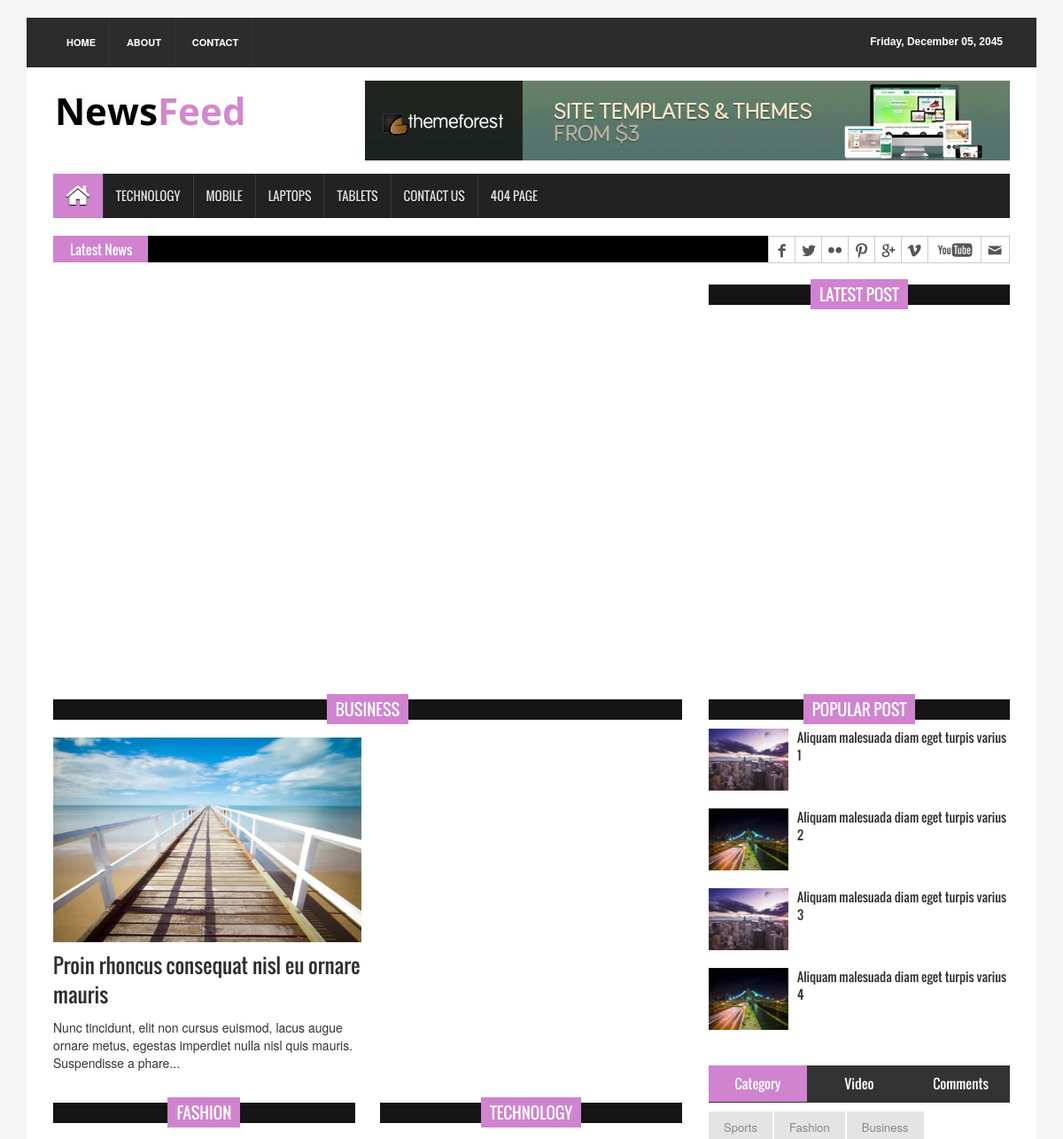
Before: /news/ (upper part) with the older database file.
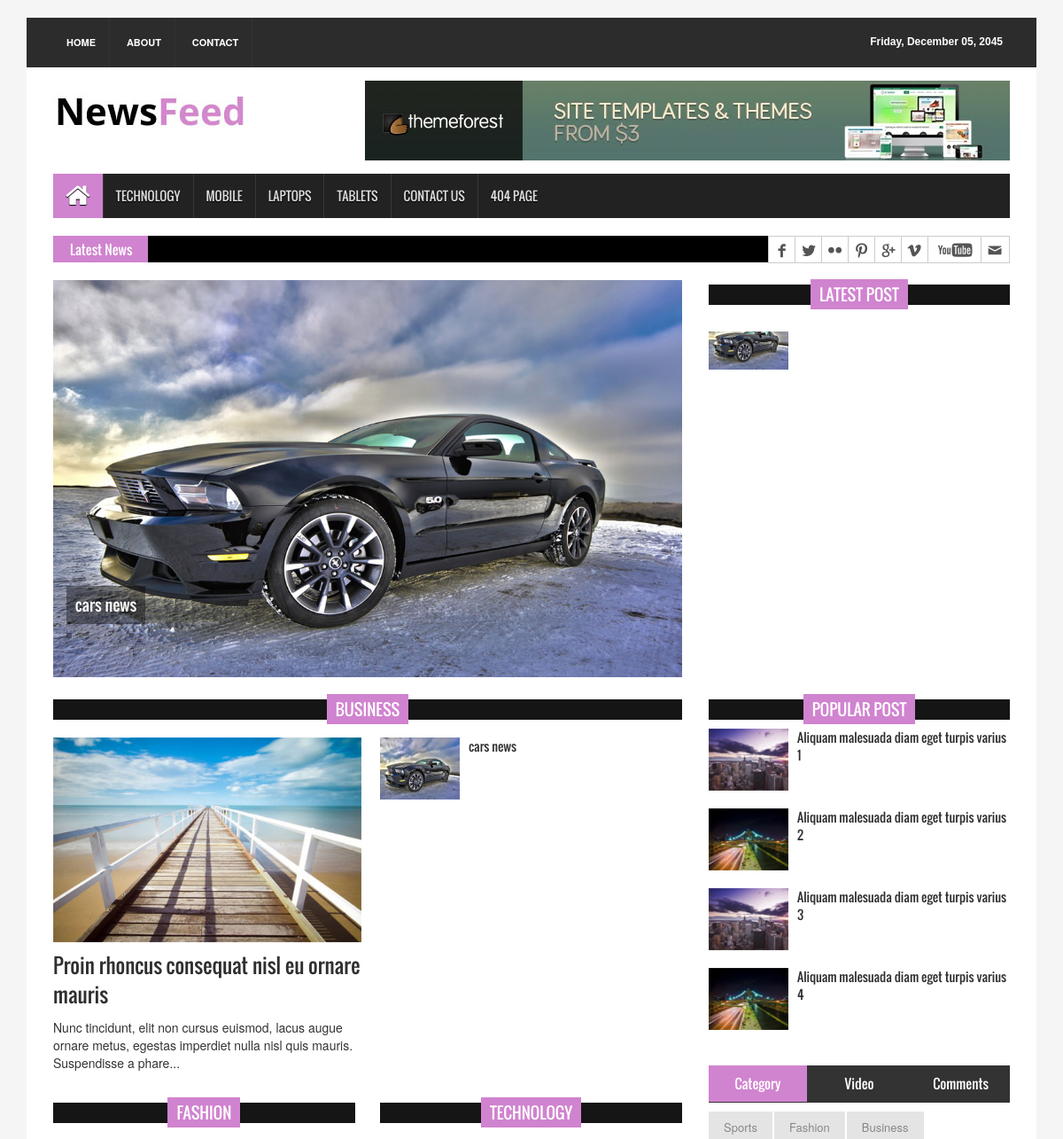
After: the same page with the newer database file.
### app/models.py (models this page shows, shortened)
class NewsModel(models.Model):
    title = models.CharField(max_length=2000)
    text = models.TextField()
    images = models.ImageField()

### app/views.py (the view)
# urls.py: path('news/', NewListView.as_view(), name='index'),
class NewListView(ListView):
    model = NewsModel
    template_name = 'index.html'

### templates/index.html (shortened to what this page needs)
{% load static %}
<!DOCTYPE html>
<html>
<head>
<link rel="stylesheet" type="text/css" href="{% static 'assets/css/bootstrap.min.css' %}">
<link rel="stylesheet" type="text/css" href="{% static 'assets/css/font-awesome.min.css' %}">
<link rel="stylesheet" type="text/css" href="{% static 'assets/css/animate.css' %}">
<link rel="stylesheet" type="text/css" href="{% static 'assets/css/font.css' %}">
<link rel="stylesheet" type="text/css" href="{% static 'assets/css/li-scroller.css' %}">
<link rel="stylesheet" type="text/css" href="{% static 'assets/css/slick.css' %}">
<link rel="stylesheet" type="text/css" href="{% static 'assets/css/jquery.fancybox.css' %}">
<link rel="stylesheet" type="text/css" href="{% static 'assets/css/theme.css' %}">
<link rel="stylesheet" type="text/css" href="{% static 'assets/css/style.css' %}">
</head>
<body>
<div class="container">
  <header id="header">
    <div class="row">
      <div class="col-lg-12 col-md-12 col-sm-12">
        <div class="header_top">
          <div class="header_top_left">
            <ul class="top_nav">
              <li><a href="index.html">Home</a></li>
              <li><a href="#">About</a></li>
              <li><a href="pages/contact.html">Contact</a></li>
            </ul>
          </div>
          <div class="header_top_right">
            <p>Friday, December 05, 2045</p>
          </div>
        </div>
      </div>
      <div class="col-lg-12 col-md-12 col-sm-12">
        <div class="header_bottom">
          <div class="logo_area"><a href="index.html" class="logo"><img src="{% static 'images/logo.jpg' %}" alt=""></a></div>
          <div class="add_banner"><a href="#"><img src="{% static 'images/addbanner_728x90_V1.jpg' %}" alt=""></a></div>
        </div>
      </div>
    </div>
  </header>
  <section id="navArea">
    <nav class="navbar navbar-inverse" role="navigation">
      <div id="navbar" class="navbar-collapse collapse">
        <ul class="nav navbar-nav main_nav">
          <li class="active"><a href="index.html"><span class="fa fa-home desktop-home"></span><span class="mobile-show">Home</span></a></li>
          <li><a href="#">Technology</a></li>
          <li class="dropdown"> <a href="#" class="dropdown-toggle" data-toggle="dropdown" role="button" aria-expanded="false">Mobile</a>
          </li>
          <li><a href="#">Laptops</a></li>
          <li><a href="#">Tablets</a></li>
          <li><a href="pages/contact.html">Contact Us</a></li>
          <li><a href="pages/404.html">404 Page</a></li>
        </ul>
      </div>
    </nav>
  </section>
  <section id="newsSection">
    <div class="row">
      <div class="col-lg-12 col-md-12">
        <div class="latest_newsarea"> <span>Latest News</span>
          <ul id="ticker01" class="news_sticker">
            {% for i in object_list %}
            <li><a href="#"><img src="{{ i.images.url }}" alt="">{{ i.title }}</a></li>
            {% endfor %}
          </ul>
          <div class="social_area">
            <ul class="social_nav">
              <li class="facebook"><a href="#"></a></li>
              <li class="twitter"><a href="#"></a></li>
              <li class="flickr"><a href="#"></a></li>
              <li class="pinterest"><a href="#"></a></li>
              <li class="googleplus"><a href="#"></a></li>
              <li class="vimeo"><a href="#"></a></li>
              <li class="youtube"><a href="#"></a></li>
              <li class="mail"><a href="#"></a></li>
            </ul>
          </div>
        </div>
      </div>
    </div>
  </section>
  <section id="sliderSection">
    <div class="row">
      <div class="col-lg-8 col-md-8 col-sm-8">
        <div class="slick_slider">
          {% for i in object_list %}
          <div class="single_iteam"> <a href="pages/single_page.html"> <img src="{{ i.images.url }}" alt=""></a>
            <div class="slider_article">
              <h2><a class="slider_tittle" href="pages/single_page.html">{{ i.title }}</a></h2>
              <p>{{ i.text }}</p>
            </div>
          </div>
          {% endfor %}
        </div>
      </div>
      <div class="col-lg-4 col-md-4 col-sm-4">
        <div class="latest_post">
          <h2><span>Latest post</span></h2>
          <div class="latest_post_container">
            <ul class="latest_postnav">
              {% for i in object_list %}
              <li>
                <div class="media"> <a href="pages/single_page.html" class="media-left"> <img alt="" src="{{ i.images.url }}"> </a>
                  <div class="media-body"> <a href="pages/single_page.html" class="catg_title"> {{ i.title }}</a> </div>
                </div>
              </li>
              {% endfor %}
            </ul>
          </div>
        </div>
      </div>
    </div>
  </section>
  <section id="contentSection">
    <div class="row">
      <div class="col-lg-8 col-md-8 col-sm-8">
        <div class="left_content">
          <div class="single_post_content">
            <h2><span>Business</span></h2>
            <div class="single_post_content_left">
              <ul class="business_catgnav  wow fadeInDown">
                <li>
                  <figure class="bsbig_fig"> <a href="pages/single_page.html" class="featured_img"> <img alt="" src="{% static 'images/featured_img1.jpg' %}"> <span class="overlay"></span> </a>
                    <figcaption> <a href="pages/single_page.html">Proin rhoncus consequat nisl eu ornare mauris</a> </figcaption>
                    <p>Nunc tincidunt, elit non cursus euismod, lacus augue ornare metus, egestas imperdiet nulla nisl quis mauris. Suspendisse a phare...</p>
                  </figure>
                </li>
              </ul>
            </div>
            <div class="single_post_content_right">
              <ul class="spost_nav">
                {% for i in object_list %}
                <li>
                  <div class="media wow fadeInDown"> <a href="pages/single_page.html" class="media-left"> <img alt="" src="{{ i.images.url }}"> </a>
                    <div class="media-body"> <a href="pages/single_page.html" class="catg_title"> {{ i.title }}</a> </div>
                  </div>
                </li>
                {% endfor %}
              </ul>
            </div>
          </div>
          <div class="fashion_technology_area">
            <div class="fashion">
              <div class="single_post_content">
                <h2><span>Fashion</span></h2>
              </div>
            </div>
            <div class="technology">
              <div class="single_post_content">
                <h2><span>Technology</span></h2>
              </div>
            </div>
          </div>
        </div>
      </div>
      <div class="col-lg-4 col-md-4 col-sm-4">
        <aside class="right_content">
          <div class="single_sidebar">
            <h2><span>Popular Post</span></h2>
            <ul class="spost_nav">
              <li>
                <div class="media wow fadeInDown"> <a href="pages/single_page.html" class="media-left"> <img alt="" src="{% static 'images/post_img1.jpg' %}"> </a>
                  <div class="media-body"> <a href="pages/single_page.html" class="catg_title"> Aliquam malesuada diam eget turpis varius 1</a> </div>
                </div>
              </li>
              <li>
                <div class="media wow fadeInDown"> <a href="pages/single_page.html" class="media-left"> <img alt="" src="{% static 'images/post_img2.jpg' %}"> </a>
                  <div class="media-body"> <a href="pages/single_page.html" class="catg_title"> Aliquam malesuada diam eget turpis varius 2</a> </div>
                </div>
              </li>
              <li>
                <div class="media wow fadeInDown"> <a href="pages/single_page.html" class="media-left"> <img alt="" src="{% static 'images/post_img1.jpg' %}"> </a>
                  <div class="media-body"> <a href="pages/single_page.html" class="catg_title"> Aliquam malesuada diam eget turpis varius 3</a> </div>
                </div>
              </li>
              <li>
                <div class="media wow fadeInDown"> <a href="pages/single_page.html" class="media-left"> <img alt="" src="{% static 'images/post_img2.jpg' %}"> </a>
                  <div class="media-body"> <a href="pages/single_page.html" class="catg_title"> Aliquam malesuada diam eget turpis varius 4</a> </div>
                </div>
              </li>
            </ul>
          </div>
          <div class="single_sidebar">
            <ul class="nav nav-tabs" role="tablist">
              <li role="presentation" class="active"><a href="#category" aria-controls="home" role="tab" data-toggle="tab">Category</a></li>
              <li role="presentation"><a href="#video" aria-controls="profile" role="tab" data-toggle="tab">Video</a></li>
              <li role="presentation"><a href="#comments" aria-controls="messages" role="tab" data-toggle="tab">Comments</a></li>
            </ul>
            <div class="tab-content">
              <div role="tabpanel" class="tab-pane active" id="category">
                <ul>
                  <li class="cat-item"><a href="#">Sports</a></li>
                  <li class="cat-item"><a href="#">Fashion</a></li>
                  <li class="cat-item"><a href="#">Business</a></li>
                </ul>
              </div>
            </div>
          </div>
        </aside>
      </div>
    </div>
  </section>
</div>
</body>
</html>

### static/assets/css/li-scroller.css (style rules this page uses)
ul.newsticker { position:relative; left:750px; font:bold 10px Verdana; list-style-type:none; margin:0; padding:0 }
ul.newsticker li { float:left; margin:0; padding:0 }
ul.newsticker a { white-space:nowrap; padding:0; color:#fff; margin:0 50px 0 0 }

### static/assets/css/theme.css (style rules this page uses)
.navbar-inverse .navbar-nav > .active > a, .navbar-inverse .navbar-nav > .active > a:hover, .navbar-inverse .navbar-nav > .active > a:focus { background-color:#d083cf }
.latest_newsarea span { background:none repeat scroll 0 0 #d083cf }
.latest_post > h2 span { background:none repeat scroll 0 0 #d083cf }
.single_post_content > h2 span { background:none repeat scroll 0 0 #d083cf }
.single_sidebar > h2 span { background:none repeat scroll 0 0 #d083cf }
.nav-tabs > li.active > a, .nav-tabs > li.active > a:hover, .nav-tabs > li.active > a:focus { background-color:#d083cf }

Changed rows visible on the page:
added NewsModel: images (picture), title "cars news"
